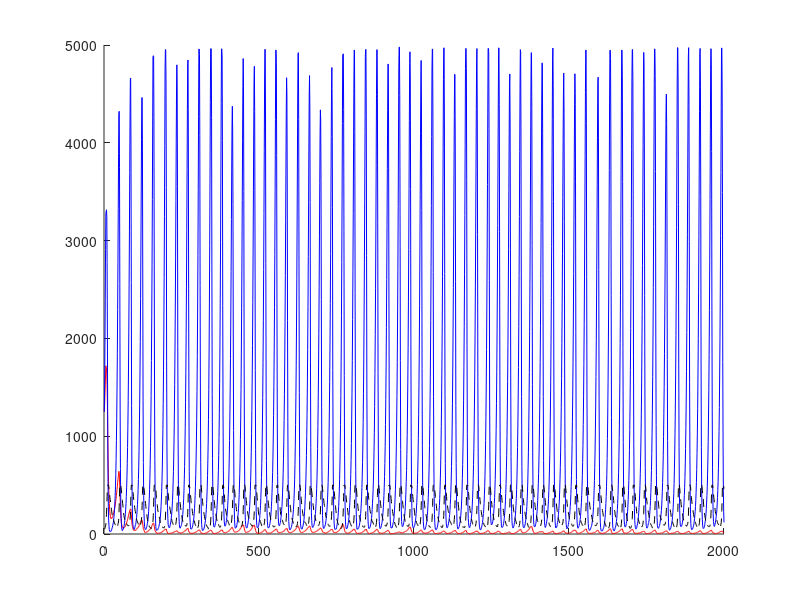

Here is the MATLAB script that generated this plot:
%%%%%%%%%%%%%%%%%%%%%%%%%%%%%%%%%%%%%%%%%%%%%%%%%%%%%%%%%%%%%%%%%%%%%%%%%%
% metacommunity predator-prey model with evolving partners
% model aims to look at effects of predator evolution on coexistence of
% prey, and or predators
%
% writen by Tim Farkas, 2015/16 after Mark Urban model 2009
%%%%%%%%%%%%%%%%%%%%%%%%%%%%%%%%%%%%%%%%%%%%%%%%%%%%%%%%%%%%%%%%%%%%%%%%%%

%% initialize script

clear all

%% input model parameters

npreysp = 2; % number of prey species
npredsp = 1; % number of predator species

npredsites = 500; % maximum number of predators 
maxprey = 10; % size of predator territory (max number of prey to attack)

mort = [0.1]; % baseline predator mortality rates
%mort = [0.1] .* ones(1, npredsp);

ceff = [0.1, .1]; % conversion efficiencies, cols prey, row preds
%ceff = [0.1] .* ones(npredsp, npreysp);

attkm = [.3, .6]; % attack rate matrix, cols prey, rows predators
%attkm = [0.5] .* ones(npredsp, npreysp); 

birt = [.1, .3]; % prey birth rates
%birt = [0.1] .* ones(1, npreysp);

% starting number of prey and predators
% nprey = [200]
% npred = [20]

%% derived quantities

npreysites = npredsites * maxprey; % number of microsites per habitat
nprey = ceil(npreysites / 2 / npreysp * ones(1, npreysp)); 
npred = ceil(npredsites / 10 / npredsp * ones(1, npredsp)); 
maxint = npredsp * npreysp * npreysites; % max p-p interactions

% make 3D attack rate array, where rows now are sites, cols still prey, 
% and z-dimension is predator species (a for array)
attka = repelem(permute(attkm, [3 2 1]), npreysites, 1, 1); 

%% initialize matrices to follow occupancy/abundance in sites

preyocc = zeros(npreysites, npreysp); % occupancy of prey at their sites
predoccp = zeros(npredsites, npredsp); % occupancy of predators

% set initial locations of prey and predators
preyloc = datasample(1:npreysites, sum(nprey), 'Replace', false); % prey
sampvec = repelem(1:npreysp, nprey);
lind = preyloc + (sampvec - 1) * size(preyocc, 1); % get linear indices
preyocc(lind) = 1; % fill in prey

predloc = datasample(1:npredsites, sum(npred), 'Replace', false); % predators
sampvec = repelem(1:npredsp, npred);
lind = predloc + (sampvec - 1) * size(predoccp, 1); % get linear indices
predoccp(lind) = 1; % fill in predators

% make prey-site sized matrix showing which sites are threatened by the
% presence of a predator

%% start time loop
time = 2000;

% output matrices
outpred = zeros(time, npredsp + 1); % open predator matrix
outprey = zeros(time, npreysp + 1); % open prey matrix
outpred(:, 1) = time; % input time
outprey(:, 1) = time; % input time
outpred(1, 2:npredsp+1) = npred; % input starting predator abundances
outprey(1, 2:npreysp+1) = nprey; % input starting prey abundances

for i = 2:time;
    
    %% reformat predator and prey matrices
    
    predocc = permute(predoccp, [1 3 2]); % z-dimension predator species
    predocc3D = repelem(predocc, maxprey, 1, 1);
    predocc = permute(predocc3D, [1, 3, 2]);
   
    predoccrep = repmat(predocc3D, 1, npreysp, 1); % expand for all prey sp.
   
    % expand for pred sp.
    preyoccrep = repmat(preyocc, 1, 1, npredsp);
    
    %% predators eat some prey
      
    meet = preyoccrep .* predoccrep; % check for predator-prey encounters
    
    % random numbers to check against attack rate
    thresh = reshape(rand(maxint, 1), [npreysites, npreysp, npredsp]);
    predate = thresh .* meet > (1 - attka); % find successful predation
    preyocc(find(sum(predate, 3) == 1)) = 0; % kill eaten prey
    
    % number each prey sp. (cols) eat by each pred sp. (rows)
    neat = permute(sum(predate, 1), [3, 2, 1]);
    
    % background predator mortality
    % need to make this a fitness based mortality
    
    predoccp(find(rand(npredsites, npredsp) .* predoccp > ...
        (1 - mort(:, 1))),1) = 0;
    predocc = permute(predoccp, [1 3 2]); % z-dimension predator species
    predocc3D = repelem(predocc, 2, 1, 1);
    predocc = permute(predocc3D, [1, 3, 2]);
    
    %% prey and predators have offspring and randomly fill sites
    
    % prey
    openprey = find(sum(preyocc, 2) == 0); % indices for open sites
    preyoff = ceil(birt .* sum(preyocc, 1)); % number of prey offspring
    maxoff = min([length(openprey), sum(preyoff)]); % max no. offspring
    sampvec = repelem(1:npreysp, preyoff);
    
    if length(openprey) > sum(preyoff) % more sites than offspring
        
        % randomly select sites to fill
        openprey = datasample(openprey, maxoff, 'Replace', false);
        
    elseif length(openprey) < sum(preyoff) % more offspring than sites
        
        % randomly select offspring to populate site
        sampvec = datasample(sampvec, maxoff, 'Replace', false);
        
    end
    
    lind = openprey' + (sampvec - 1) * size(preyocc, 1); % get linear indices
    preyocc(lind) = 1; % fill in prey
    
    % predators
    openpred = find(sum(predoccp, 2) == 0); % indices for open sites
    predoff = sum(ceil(ceff .* neat), 2); % number of predator offspring
    maxoff = min([length(openpred) sum(sum(predoff))]);
    sampvec = repelem(1:npredsp, predoff);
    
    if length(openpred) > sum(predoff) % more sites than offspring
        
        % randomly select sites to fill
        openpred = datasample(openpred, maxoff, 'Replace', false);
        
    elseif length(openpred) < sum(predoff) % more offspring than sites
        
        % randomly select offspring to populate site
        sampvec = datasample(sampvec, maxoff, 'Replace', false);
        
    end
    
    lind = openpred' + (sampvec - 1) * size(predoccp, 1); % get linear indices
    predoccp(lind) = 1; % fill in prey
    
    outpred(i, 2:npredsp + 1) = sum(predoccp);
    outprey(i, 2:npreysp + 1) = sum(preyocc);
end

% plot abundance over time
close
hold on
plot(1:time, outprey(:, 2), '-r')
plot(1:time, outprey(:, 3), '-b')
plot(1:time, outpred(:, 2), '--k')
